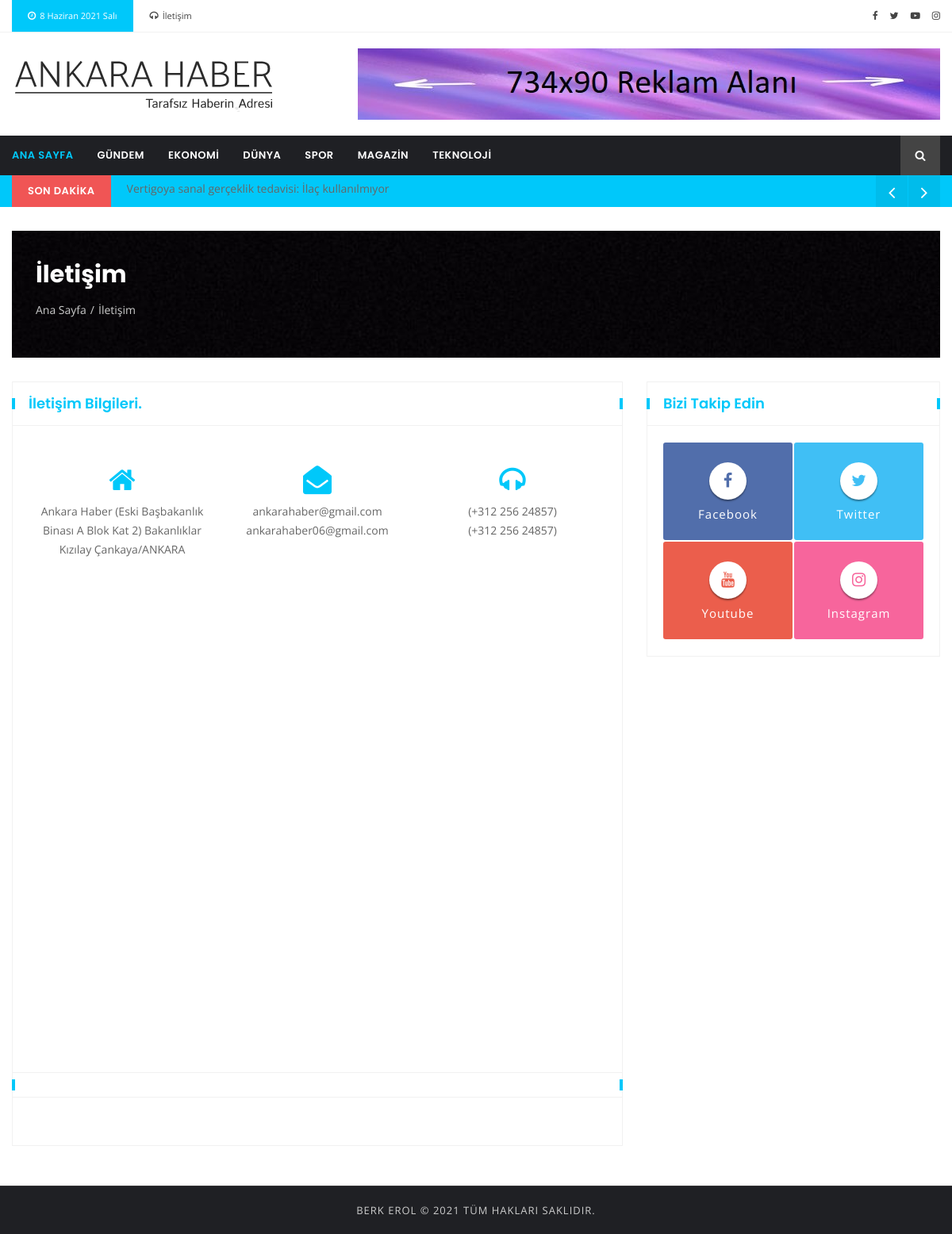
The page /iletisim.php on the database its author committed.
### tables this page shows
CREATE TABLE `sosyalmedya` (
  `sosyalmedya_id` int(2) NOT NULL,
  `sosyalmedya_facebook` varchar(255) NOT NULL,
  `sosyalmedya_twitter` varchar(255) NOT NULL,
  `sosyalmedya_youtube` varchar(255) NOT NULL,
  `sosyalmedya_instagram` varchar(255) NOT NULL,
  `sosyalmedya_sira` int(2) NOT NULL
);

CREATE TABLE `kategori` (
  `kategori_id` int(11) NOT NULL,
  `kategori_isim` varchar(50) NOT NULL,
  `kategori_sira` int(11) NOT NULL
);

CREATE TABLE `icerik` (
  `icerik_id` int(11) NOT NULL,
  `kategori_id` int(11) NOT NULL,
  `icerik_baslik` varchar(255) NOT NULL,
  `icerik_resim` varchar(255) NOT NULL,
  `icerik_icerik` varchar(5000) NOT NULL,
  `icerik_yazar` varchar(100) NOT NULL,
  `icerik_tarih` date NOT NULL,
  `icerik_etiket` varchar(25) NOT NULL
);

### iletisim.php (the view, shortened to what this page needs)
<?php include"header.php" ?>
    <div class="page-banner-section section mt-30 mb-30">
        <div class="container">
            <div class="row row-1">
                <div class="col-12">
                    <div class="page-banner" style="background-image: url(img/bg/page-banner-fashion.jpg)">
                        <h2>İletişim</h2>
                        <ol class="page-breadcrumb">
                            <li><a href="index.php">Ana Sayfa</a></li>
                            <li class="active">İletişim</li>
                        </ol>
                    </div>
                </div>
            </div>
        </div>
    </div>
    <div class="post-section section">
        <div class="container">
            <div class="row">
                <div class="col-lg-8 col-12 mb-50">
                    <div class="post-block-wrapper">
                        <div class="head">
                            <h4 class="title">İletişim bilgileri.</h4>
                        </div>
                        <div class="body">
                            <div class="contact-info row">
                                <div class="single-contact text-center col-md-4">
                                    <i class="fa fa-home"></i>
                                    <p>Ankara Haber (Eski Başbakanlık Binası A Blok Kat 2) Bakanlıklar Kızılay Çankaya/ANKARA</p>
                                </div>
                                <div class="single-contact text-center col-md-4">
                                    <i class="fa fa-envelope-open"></i>
                                    <p>ankarahaber@gmail.com <br>ankarahaber06@gmail.com</p>
                                </div>
                                <div class="single-contact text-center col-md-4">
                                    <i class="fa fa-headphones"></i>
                                    <p>(+312 256 24857) <br>(+312 256 24857)</p>
                                </div>
                            </div>
                        </div>
                        <div class="body">
                            <iframe src="https://www.google.com/maps/embed?pb=!1m18!1m12!1m3!1d3059.920200314361!2d32.85187131524175!3d39.92080197942578!2m3!1f0!2f0!3f0!3m2!1i1024!2i768!4f13.1!3m3!1m2!1s0x14d34faaa19d2169%3A0xeac7b6b57c5a111a!2zS8SxesSxbGF5!5e0!3m2!1str!2str!4v1622656840977!5m2!1str!2str" width="750" height="550" style="border:0;" allowfullscreen="" loading="lazy"></iframe>
                        </div>
                        <div class="head">
                        </div>
                        <div class="body">
                            <div class="contact-map-wrap">
                            </div>
                        </div>
                    </div>
                </div>
                <div class="col-lg-4 col-12 mb-50">
                    <div class="row">
                        <div class="single-sidebar col-lg-12 col-md-6 col-12">
                            <div class="sidebar-block-wrapper">
                                <div class="head feature-head">
                                    <h4 class="title">Bizi Takip Edin</h4>
                                </div>
                                <div class="body">
                                    <?php $sosyalmedyasor = $db->prepare("SELECT * FROM sosyalmedya");
                                    $sosyalmedyasor->execute();
                                    while ($sosyalmedya = $sosyalmedyasor->fetch(PDO::FETCH_ASSOC))
                                    { ?>
                                        <div class="sidebar-social-follow">
                                            <div>
                                                <a href="<?php echo $sosyalmedya['sosyalmedya_facebook']; ?>" target="_blank" class="facebook">
                                                    <i class="fa fa-facebook"></i>
                                                    <span>Facebook</span>
                                                </a>
                                            </div>
                                            <div>
                                                <a href="<?php echo $sosyalmedya['sosyalmedya_twitter']; ?>" target="_blank" class="twitter">
                                                    <i class="fa fa-twitter"></i>
                                                    <span>Twitter</span>
                                                </a>
                                            </div>
                                            <div>
                                                <a href="<?php echo $sosyalmedya['sosyalmedya_youtube']; ?>" target="_blank" class="google-plus">
                                                    <i class="fa fa-youtube"></i>
                                                    <span>Youtube</span>
                                                </a>
                                            </div>
                                            <div>
                                                <a href="<?php echo $sosyalmedya['sosyalmedya_instagram']; ?>" target="_blank" class="dribbble">
                                                    <i class="fa fa-instagram"></i>
                                                    <span>Instagram</span>
                                                </a>
                                            </div>
                                        </div>
                                    <?php } ?>
                                </div>
                            </div>
                        </div>
                    </div>
                </div>
            </div>
        </div>
    </div>
    <?php include"footer.php" ?>

### header.php (shortened to what this page needs)
<?php
include "yonetim/inc/dbconnect.php";
?>
<!doctype html>
<html class="no-js" lang="tr">
<head>
    <link rel="stylesheet" href="css/bootstrap.min.css">
    <link rel="stylesheet" href="css/font-awesome.min.css">
    <link rel="stylesheet" href="css/plugins.css">
    <link rel="stylesheet" href="css/ycp.css">
    <link rel="stylesheet" href="style.css">
</head>
<body>
<div id="main-wrapper">
    <div class="header-top section">
        <div class="container">
            <div class="row">
                <div class="header-top-links col-md-9 col-6">
                    <ul class="header-links">
                        <?php $gunler = array(
                            'Pazartesi',
                            'Salı',
                            'Çarşamba',
                            'Perşembe',
                            'Cuma',
                            'Cumartesi',
                            'Pazar'
                        );
                        $aylar = array(
                            'Ocak',
                            'Şubat',
                            'Mart',
                            'Nisan',
                            'Mayıs',
                            'Haziran',
                            'Temmuz',
                            'Ağustos',
                            'Eylül',
                            'Ekim',
                            'Kasım',
                            'Aralık'
                        );
                        $ay = $aylar[date('m') - 1];
                        $gun = $gunler[date('N') - 1];?>
                        <li class="disabled block d-none d-md-block"><a href="#"><i class="fa fa-clock-o"></i><?php echo date('j ') . $ay . date(' Y ') . $gun . date('');?></a> </li>
                        <li><a href="iletisim.php"><i class="fa fa-headphones"></i>İletişim</a></li>
                    </ul>
                </div>
                <div class="header-top-social col-md-3 col-6">
                    <div class="header-social">
                        <?php $sosyalmedyasor = $db->prepare("SELECT * FROM sosyalmedya");
                        $sosyalmedyasor->execute();
                        while ($sosyalmedya = $sosyalmedyasor->fetch(PDO::FETCH_ASSOC))
                        { ?>
                        <a target="_blank" href="<?php echo $sosyalmedya['sosyalmedya_facebook']; ?>"><i class="fa fa-facebook"></i></a>
                        <a target="_blank" href="<?php echo $sosyalmedya['sosyalmedya_twitter']; ?>"><i class="fa fa-twitter"></i></a>
                        <a target="_blank" href="<?php echo $sosyalmedya['sosyalmedya_youtube']; ?>"><i class="fa fa-youtube-play"></i></a>
                        <a target="_blank" href="<?php echo $sosyalmedya['sosyalmedya_instagram']; ?>"><i class="fa fa-instagram"></i></a>
                        <?php } ?>
                    </div>
                </div>
            </div>
        </div>
    </div>
    <div class="header-section section">
        <div class="container">
            <div class="row align-items-center">
                <div class="header-logo col-md-4 d-none d-md-block">
                    <a href="index.php" class="logo"><img src="img/logo.png" alt="Logo"></a>
                </div>
                <div class="header-banner col-md-8 col-12">
                    <div class="banner"><a href="#"><img src="img/banner/header-banner-1.png" alt="Header Banner"></a></div>
                </div>
            </div>
        </div>
    </div>
    <div class="menu-section section bg-dark">
        <div class="container">
            <div class="row">
                <div class="col-12">
                    <div class="menu-section-wrap">
                        <div class="main-menu float-left d-none d-md-block">
                            <nav>
                                <ul>
                                            <li class="active"><a href="index.php">Ana Sayfa</a></li>
                                    <?php $menusor = $db->prepare("SELECT * FROM kategori");
                                    $menusor->execute();
                                    while ($menu = $menusor->fetch(PDO::FETCH_ASSOC))
                                    { ?>
                                    <li><a href="haberdetay.php?kategori=<?php echo $menu['kategori_id'] ?>"><?php echo $menu['kategori_isim']; ?></a></li>
                                    <?php } ?>
                                </ul>
                            </nav>
                        </div>
                        <div class="header-search float-right">
                            <button class="header-search-toggle"><i class="fa fa-search"></i></button>
                        </div>
                    </div>
                </div>
            </div>
        </div>
    </div>
    <div class="breaking-news-section section">
        <div class="container">
            <div class="row">
                <div class="col-12">
                    <div class="breaking-news-wrapper">
                        <h5 class="breaking-news-title float-left">Son Dakika</h5>
                        <ul class="breaking-news-ticker float-left">
                            <?php
                            include "sondakika.php";
                            ?>
                        </ul>
                        <div class="breaking-news-nav">
                            <button class="news-ticker-prev"><i class="fa fa-angle-left"></i></button>
                            <button class="news-ticker-next"><i class="fa fa-angle-right"></i></button>
                        </div>
                    </div>
                </div>
            </div>
        </div>
    </div>

### sondakika.php (shortened to what this page needs)
<?php
$iceriksor = $db->prepare("SELECT * FROM `icerik` WHERE kategori_id=6 ORDER BY icerik_id DESC LIMIT 1");
$iceriksor->execute();
while($icerik = $iceriksor->fetch(PDO::FETCH_ASSOC))
{?>
    <li><?php echo $icerik['icerik_baslik'] ?></li>
<?php } ?>
<?php
$iceriksor = $db->prepare("SELECT * FROM `icerik` WHERE kategori_id=4 ORDER BY icerik_id DESC LIMIT 1");
$iceriksor->execute();
while($icerik = $iceriksor->fetch(PDO::FETCH_ASSOC))
{?>
    <li><?php echo $icerik['icerik_baslik'] ?></li>
<?php } ?>

### rows shown on the page
kategori: kategori_isim "GÜNDEM"
kategori: kategori_isim "EKONOMI"
kategori: kategori_isim "DÜNYA"
kategori: kategori_isim "SPOR"
kategori: kategori_isim "MAGAZIN"
kategori: kategori_isim "TEKNOLOJI"
icerik: icerik_baslik "Vertigoya sanal gerçeklik tedavisi: İlaç kullanılmıyor"
